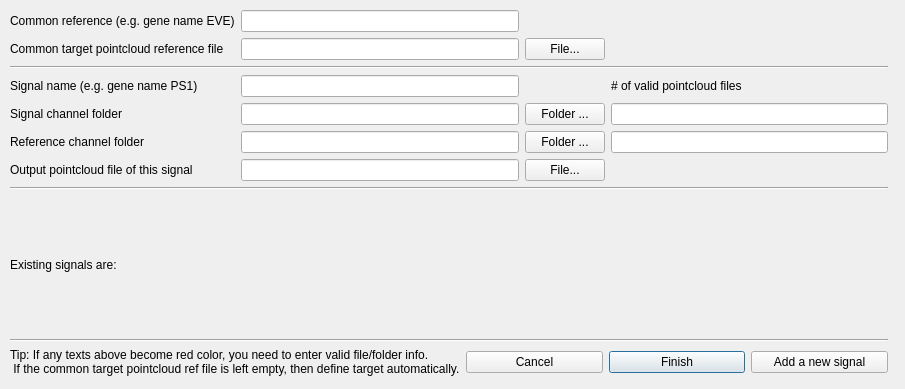
<?xml version="1.0" encoding="UTF-8"?>
<ui version="4.0">
 <class>Dialog_pointcloudatlas_linkerloader</class>
 <widget class="QDialog" name="Dialog_pointcloudatlas_linkerloader">
  <property name="geometry">
   <rect>
    <x>0</x>
    <y>0</y>
    <width>905</width>
    <height>389</height>
   </rect>
  </property>
  <property name="minimumSize">
   <size>
    <width>772</width>
    <height>190</height>
   </size>
  </property>
  <property name="maximumSize">
   <size>
    <width>1200</width>
    <height>400</height>
   </size>
  </property>
  <property name="windowTitle">
   <string>Pointcloud atlas linker file editor</string>
  </property>
  <widget class="QWidget" name="layoutWidget">
   <property name="geometry">
    <rect>
     <x>10</x>
     <y>10</y>
     <width>878</width>
     <height>366</height>
    </rect>
   </property>
   <layout class="QVBoxLayout" name="verticalLayout">
    <item>
     <layout class="QGridLayout" name="gridLayout">
      <item row="3" column="0" colspan="4">
       <widget class="Line" name="line_2">
        <property name="orientation">
         <enum>Qt::Horizontal</enum>
        </property>
       </widget>
      </item>
      <item row="4" column="0">
       <widget class="QLabel" name="label_classname">
        <property name="text">
         <string>Signal name (e.g. gene name PS1)</string>
        </property>
       </widget>
      </item>
      <item row="4" column="1">
       <widget class="QLineEdit" name="lineEdit_category_name"/>
      </item>
      <item row="4" column="3">
       <widget class="QLabel" name="label_info_num_apo_files">
        <property name="text">
         <string># of valid pointcloud files</string>
        </property>
       </widget>
      </item>
      <item row="5" column="0">
       <widget class="QLabel" name="label_sigclass">
        <property name="text">
         <string>Signal channel folder</string>
        </property>
       </widget>
      </item>
      <item row="5" column="1">
       <widget class="QLineEdit" name="lineEdit_anofolder_sig"/>
      </item>
      <item row="5" column="2">
       <widget class="QPushButton" name="pushButton_sig_folder">
        <property name="text">
         <string>Folder ...</string>
        </property>
       </widget>
      </item>
      <item row="5" column="3">
       <widget class="QLineEdit" name="lineEdit_anofolder_sig_nfiles">
        <property name="layoutDirection">
         <enum>Qt::LeftToRight</enum>
        </property>
       </widget>
      </item>
      <item row="6" column="0">
       <widget class="QLabel" name="label_refclass">
        <property name="text">
         <string>Reference channel folder</string>
        </property>
       </widget>
      </item>
      <item row="6" column="1">
       <widget class="QLineEdit" name="lineEdit_anofolder_ref"/>
      </item>
      <item row="6" column="2">
       <widget class="QPushButton" name="pushButton_ref_folder">
        <property name="text">
         <string>Folder ...</string>
        </property>
       </widget>
      </item>
      <item row="6" column="3">
       <widget class="QLineEdit" name="lineEdit_anofolder_ref_nfiles">
        <property name="layoutDirection">
         <enum>Qt::LeftToRight</enum>
        </property>
       </widget>
      </item>
      <item row="7" column="0">
       <widget class="QLabel" name="label_output_file">
        <property name="text">
         <string>Output pointcloud file of this signal</string>
        </property>
       </widget>
      </item>
      <item row="7" column="1">
       <widget class="QLineEdit" name="lineEdit_output_file"/>
      </item>
      <item row="7" column="2">
       <widget class="QPushButton" name="pushButton_output_file">
        <property name="text">
         <string>File...</string>
        </property>
       </widget>
      </item>
      <item row="2" column="2">
       <widget class="QPushButton" name="pushButton_common_ref_file">
        <property name="text">
         <string>File...</string>
        </property>
       </widget>
      </item>
      <item row="2" column="1">
       <widget class="QLineEdit" name="lineEdit_targetref_file"/>
      </item>
      <item row="2" column="0">
       <widget class="QLabel" name="label_common_targetref">
        <property name="text">
         <string>Common target pointcloud reference file</string>
        </property>
       </widget>
      </item>
      <item row="1" column="0">
       <widget class="QLabel" name="label_common_referencemarker">
        <property name="text">
         <string>Common reference (e.g. gene name EVE)</string>
        </property>
       </widget>
      </item>
      <item row="1" column="1">
       <widget class="QLineEdit" name="lineEdit_common_referencemarker"/>
      </item>
     </layout>
    </item>
    <item>
     <widget class="Line" name="line_3">
      <property name="orientation">
       <enum>Qt::Horizontal</enum>
      </property>
     </widget>
    </item>
    <item>
     <widget class="QLabel" name="label_info_existing_classes">
      <property name="text">
       <string>Existing signals are: </string>
      </property>
     </widget>
    </item>
    <item>
     <widget class="Line" name="line">
      <property name="orientation">
       <enum>Qt::Horizontal</enum>
      </property>
     </widget>
    </item>
    <item>
     <layout class="QHBoxLayout" name="horizontalLayout">
      <item>
       <widget class="QLabel" name="label">
        <property name="text">
         <string>Tip: If any texts above become red color, you need to enter valid file/folder info. 
 If the common target pointcloud ref file is left empty, then define target automatically.</string>
        </property>
       </widget>
      </item>
      <item>
       <widget class="QPushButton" name="pushButton_cancel">
        <property name="text">
         <string>Cancel</string>
        </property>
       </widget>
      </item>
      <item>
       <widget class="QPushButton" name="pushButton_finish">
        <property name="text">
         <string>Finish</string>
        </property>
        <property name="default">
         <bool>true</bool>
        </property>
       </widget>
      </item>
      <item>
       <widget class="QPushButton" name="pushButton_addanother">
        <property name="text">
         <string>Add a new signal</string>
        </property>
       </widget>
      </item>
     </layout>
    </item>
   </layout>
  </widget>
 </widget>
 <resources/>
 <connections/>
</ui>
